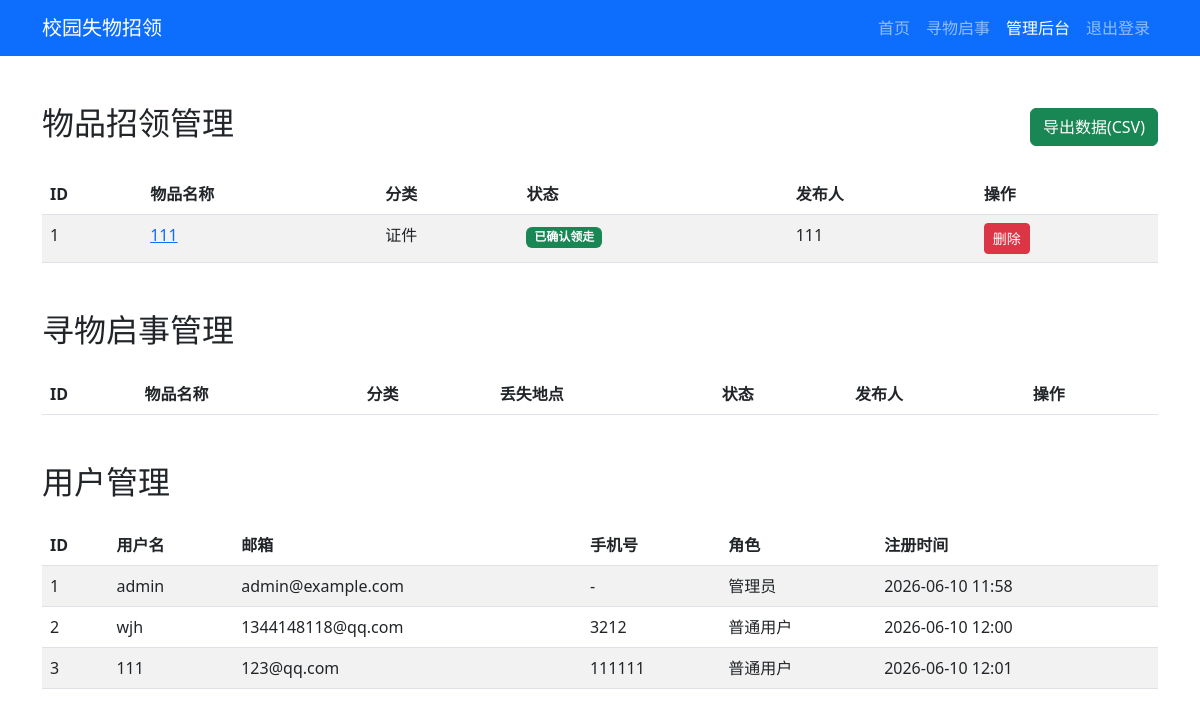
The page /admin (signed in) on the database its author committed.
### app.py (models this page shows, shortened)
class LostItem(db.Model):
    id = db.Column(db.Integer, primary_key=True)
    name = db.Column(db.String(100), nullable=False)
    description = db.Column(db.Text)
    category = db.Column(db.String(50), nullable=False)
    location = db.Column(db.String(100))
    found_time = db.Column(db.DateTime)
    image_filename = db.Column(db.String(200))
    status = db.Column(db.String(20), default='pending')
    reporter_id = db.Column(db.Integer, db.ForeignKey('user.id'), nullable=False)
    claimer_name = db.Column(db.String(100))
    claimer_phone = db.Column(db.String(20))
    claimed_at = db.Column(db.DateTime)
    confirmed_at = db.Column(db.DateTime)
    created_at = db.Column(db.DateTime, default=datetime.utcnow)
    reporter = db.relationship('User', backref=db.backref('reported_items', lazy=True))

class User(UserMixin, db.Model):
    id = db.Column(db.Integer, primary_key=True)
    username = db.Column(db.String(100), unique=True, nullable=False)
    email = db.Column(db.String(120), unique=True, nullable=False)
    password = db.Column(db.String(60), nullable=False)
    is_admin = db.Column(db.Boolean, default=False)
    phone = db.Column(db.String(20))
    created_at = db.Column(db.DateTime, default=datetime.utcnow)

### app.py (the view)
@app.route('/admin')
@login_required
def admin():
    if not current_user.is_admin:
        flash('您不是管理员', 'danger')
        return redirect(url_for('index'))
    items = LostItem.query.order_by(LostItem.created_at.desc()).all()
    notices = LostNotice.query.order_by(LostNotice.created_at.desc()).all()
    users = User.query.all()
    return render_template('admin.html', items=items, notices=notices, users=users)

### app.py (called while the page is built)
@login_manager.user_loader
def load_user(user_id):
    return User.query.get(int(user_id))

@app.context_processor
def inject_notifications():
    if current_user.is_authenticated:
        unread_count = Notification.query.filter_by(user_id=current_user.id, read=False).count()
        return dict(unread_count=unread_count)
    return {}

@app.context_processor
def inject_categories():
    return dict(categories=['证件', '电子产品', '书籍', '衣物', '水杯', '其他'])

### templates/admin.html (shortened to what this page needs)
<!DOCTYPE html>
<html lang="zh-CN">
<head>
    <link href="https://cdn.jsdelivr.net/npm/bootstrap@5.3.0/dist/css/bootstrap.min.css" rel="stylesheet">
</head>
<body>
    <nav class="navbar navbar-expand-lg navbar-dark bg-primary">
        <div class="container">
            <a class="navbar-brand" href="/">校园失物招领</a>
            <div class="navbar-nav">
                <a class="nav-link" href="/">首页</a>
                <a class="nav-link" href="/lost_notice">寻物启事</a>
                <a class="nav-link active" href="/admin">管理后台</a>
                <a class="nav-link" href="/logout">退出登录</a>
            </div>
        </div>
    </nav>
    <div class="container mt-5">
        <div class="d-flex justify-content-between align-items-center mb-4">
            <h2>物品招领管理</h2>
            <a href="/admin/export" class="btn btn-success">导出数据(CSV)</a>
        </div>
        <table class="table table-striped">
            <thead>
                <tr>
                    <th>ID</th>
                    <th>物品名称</th>
                    <th>分类</th>
                    <th>状态</th>
                    <th>发布人</th>
                    <th>操作</th>
                </tr>
            </thead>
            <tbody>
                {% for item in items %}
                <tr>
                    <td>{{ item.id }}</td>
                    <td><a href="/item/{{ item.id }}">{{ item.name }}</a></td>
                    <td>{{ item.category }}</td>
                    <td>
                        {% if item.status == 'pending' %}
                        <span class="badge bg-warning">待认领</span>
                        {% elif item.status == 'claimed' %}
                        <span class="badge bg-info">已有人认领</span>
                        {% elif item.status == 'confirmed' %}
                        <span class="badge bg-success">已确认领走</span>
                        {% endif %}
                    </td>
                    <td>{{ item.reporter.username }}</td>
                    <td>
                        <a href="/admin/delete/{{ item.id }}" class="btn btn-danger btn-sm" onclick="return confirm('确定删除此物品？')">删除</a>
                    </td>
                </tr>
                {% endfor %}
            </tbody>
        </table>
        <h2 class="mt-5 mb-4">寻物启事管理</h2>
        <table class="table table-striped">
            <thead>
                <tr>
                    <th>ID</th>
                    <th>物品名称</th>
                    <th>分类</th>
                    <th>丢失地点</th>
                    <th>状态</th>
                    <th>发布人</th>
                    <th>操作</th>
                </tr>
            </thead>
        </table>
        <h2 class="mt-5 mb-4">用户管理</h2>
        <table class="table table-striped">
            <thead>
                <tr>
                    <th>ID</th>
                    <th>用户名</th>
                    <th>邮箱</th>
                    <th>手机号</th>
                    <th>角色</th>
                    <th>注册时间</th>
                </tr>
            </thead>
            <tbody>
                {% for user in users %}
                <tr>
                    <td>{{ user.id }}</td>
                    <td>{{ user.username }}</td>
                    <td>{{ user.email }}</td>
                    <td>{{ user.phone or '-' }}</td>
                    <td>{{ '管理员' if user.is_admin else '普通用户' }}</td>
                    <td>{{ user.created_at.strftime('%Y-%m-%d %H:%M') }}</td>
                </tr>
                {% endfor %}
            </tbody>
        </table>
    </div>
</body>
</html>

### rows shown on the page
LostItem: id "1", name "111", category "证件", status "已确认领走", reporter.username "111"
User: id "1", username "admin", email "admin@example.com", phone "-", is_admin "管理员", created_at "2026-06-10 11:58"
User: id "2", username "wjh", email "1344148118@qq.com", phone "3212", is_admin "普通用户", created_at "2026-06-10 12:00"
User: id "3", username "111", email "123@qq.com", phone "111111", is_admin "普通用户", created_at "2026-06-10 12:01"
